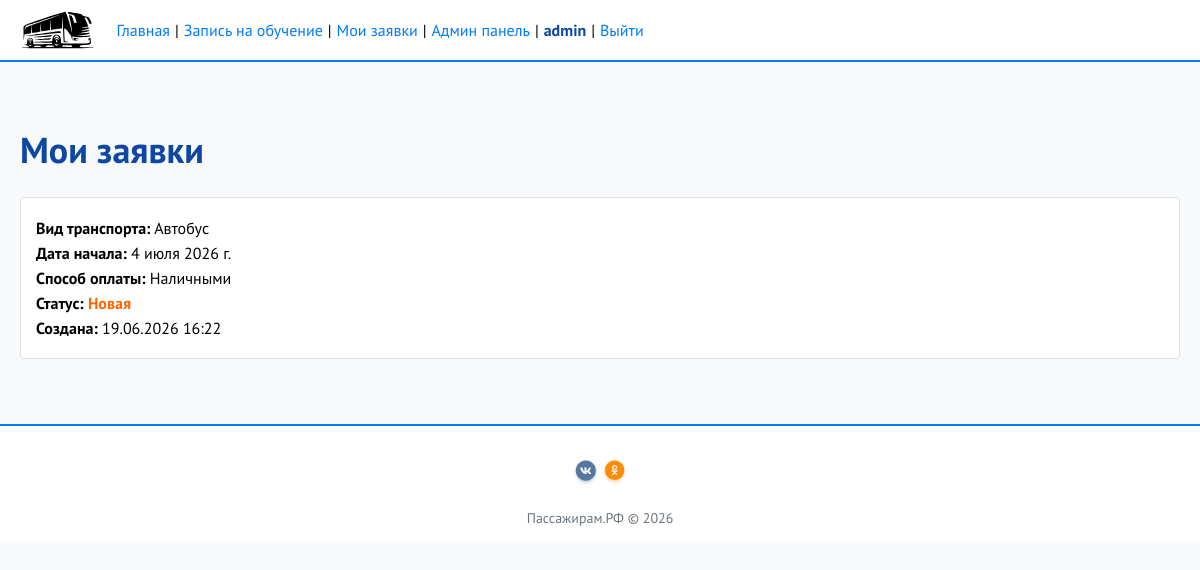
/my-requests/ (signed in), run on the app's committed database.
### myz_app/models.py (models this page shows, shortened)
class Request(models.Model):
    STATUS_CHOICES = [
        ('new', 'Новая'),
        ('in_progress', 'Идёт обучение'),
        ('completed', 'Обучение завершено'),
    ]
    PAYMENT_CHOICES = [
        ('cash', 'Наличными'),
        ('transfer', 'Перевод по номеру'),
    ]
    TRANSPORT_CHOICES = [
        ('bus', 'Автобус'),
        ('electric_bus', 'Электробус'),
        ('tram', 'Трамвай'),
    ]
    user = models.ForeignKey(User, on_delete=models.CASCADE)
    transport_type = models.CharField(max_length=20, choices=TRANSPORT_CHOICES)
    start_date = models.DateField()
    payment_method = models.CharField(max_length=10, choices=PAYMENT_CHOICES)
    status = models.CharField(max_length=20, choices=STATUS_CHOICES, default='new')
    created_at = models.DateTimeField(auto_now_add=True)

### myz_app/views.py (the view)
# urls.py: path('my-requests/', views.my_requests, name='my_requests'),
@login_required
def my_requests(request):
    requests = Request.objects.filter(user=request.user).order_by('-created_at')
    return render(request, 'my_requests.html', {'requests': requests})

### myz_app/templates/my_requests.html (shortened to what this page needs)
{% extends 'base.html' %}
{% block content %}
<div class="container">
    <h1>Мои заявки</h1>
    {% if requests %}
        {% for req in requests %}
            <div class="request-item">
                <p><strong>Вид транспорта:</strong> {{ req.get_transport_type_display }}</p>
                <p><strong>Дата начала:</strong> {{ req.start_date }}</p>
                <p><strong>Способ оплаты:</strong>
                    {% if req.payment_method == 'cash' %}Наличными{% else %}Перевод{% endif %}
                </p>
                <p><strong>Статус:</strong>
                    <span class="status-{{ req.status }}">
                        {% if req.status == 'new' %}Новая
                        {% elif req.status == 'in_progress' %}Идёт обучение
                        {% else %}Обучение завершено{% endif %}
                    </span>
                </p>
                <p><strong>Создана:</strong> {{ req.created_at|date:"d.m.Y H:i" }}</p>
            </div>
        {% endfor %}
    {% else %}
        <p>У вас пока нет заявок</p>
        <a href="{% url 'create_request' %}" class="btn">Записаться на обучение</a>
    {% endif %}
</div>
{% endblock %}

### myz_app/templates/global/header.html (shortened to what this page needs)
{% load static %}
<header>
    <nav>
        <a href="{% url 'index' %}" class="logo">
            <img src="{% static 'media/logo2.svg' %}" alt="Пассажирам.РФ" height="40">
        </a>
        <div class="nav-links">
            <a href="{% url 'index' %}">Главная</a>
            {% if user.is_authenticated %}
                | <a href="{% url 'create_request' %}">Запись на обучение</a>
                | <a href="{% url 'my_requests' %}">Мои заявки</a>
                {% if user.is_staff %}
                    | <a href="{% url 'admin_panel' %}">Админ панель</a>
                {% endif %}
                | <span>{{ user.username }}</span> |
                <a href="{% url 'logout' %}">Выйти</a>
            {% else %}
                | <a href="{% url 'login' %}">Войти</a> |
                <a href="{% url 'register' %}">Регистрация</a>
            {% endif %}
        </div>
    </nav>
</header>

### myz_app/templates/global/header.html (style rules this page uses)
header { background-color: #ffffff; padding: 10px 20px; border-bottom: 2px solid #007bff; }
header nav { max-width: 1200px; margin: 0 auto; display: flex; align-items: center; gap: 20px; }
header .logo { flex-shrink: 0; }
header .logo img { display: block; height: 40px; width: auto; }
header .nav-links { display: flex; align-items: center; gap: 5px; flex-wrap: wrap; }
header a { color: #007bff; text-decoration: none; }
header span { color: #0d47a1; font-weight: 700; }

### myz_app/templates/my_requests.html (style rules this page uses)
.container { max-width: 1200px; margin: 20px auto; padding: 20px; }
h1 { font-size: 36px; font-weight: 700; color: #0d47a1; }
.request-item { background-color: #ffffff; border: 1px solid #dee2e6; padding: 15px; margin: 15px 0; border-radius: 4px; }
.request-item p { margin: 5px 0; }
.status-new { color: #ff6600; font-weight: 700; }

### data on the page
Request: transport_type "Автобус", start_date "4 июля 2026 г.", payment_method "Наличными", status "Новая", created_at "19.06.2026 16:22"

### other printed values
{{ user.username }} "admin"
